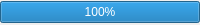
<?xml version="1.0" encoding="UTF-8"?>
<ui version="4.0">
 <class>ViProgressBar</class>
 <widget class="QWidget" name="ViProgressBar">
  <property name="geometry">
   <rect>
    <x>0</x>
    <y>0</y>
    <width>200</width>
    <height>25</height>
   </rect>
  </property>
  <property name="maximumSize">
   <size>
    <width>16777215</width>
    <height>16777215</height>
   </size>
  </property>
  <property name="windowTitle">
   <string>Form</string>
  </property>
  <property name="styleSheet">
   <string/>
  </property>
  <layout class="QGridLayout" name="gridLayout">
   <property name="margin">
    <number>0</number>
   </property>
   <item row="1" column="0">
    <widget class="QProgressBar" name="progressBar">
     <property name="minimumSize">
      <size>
       <width>200</width>
       <height>0</height>
      </size>
     </property>
     <property name="value">
      <number>100</number>
     </property>
     <property name="alignment">
      <set>Qt::AlignCenter</set>
     </property>
     <property name="textVisible">
      <bool>true</bool>
     </property>
     <property name="textDirection">
      <enum>QProgressBar::TopToBottom</enum>
     </property>
     <property name="format">
      <string>%p%</string>
     </property>
    </widget>
   </item>
  </layout>
 </widget>
 <resources/>
 <connections/>
</ui>
